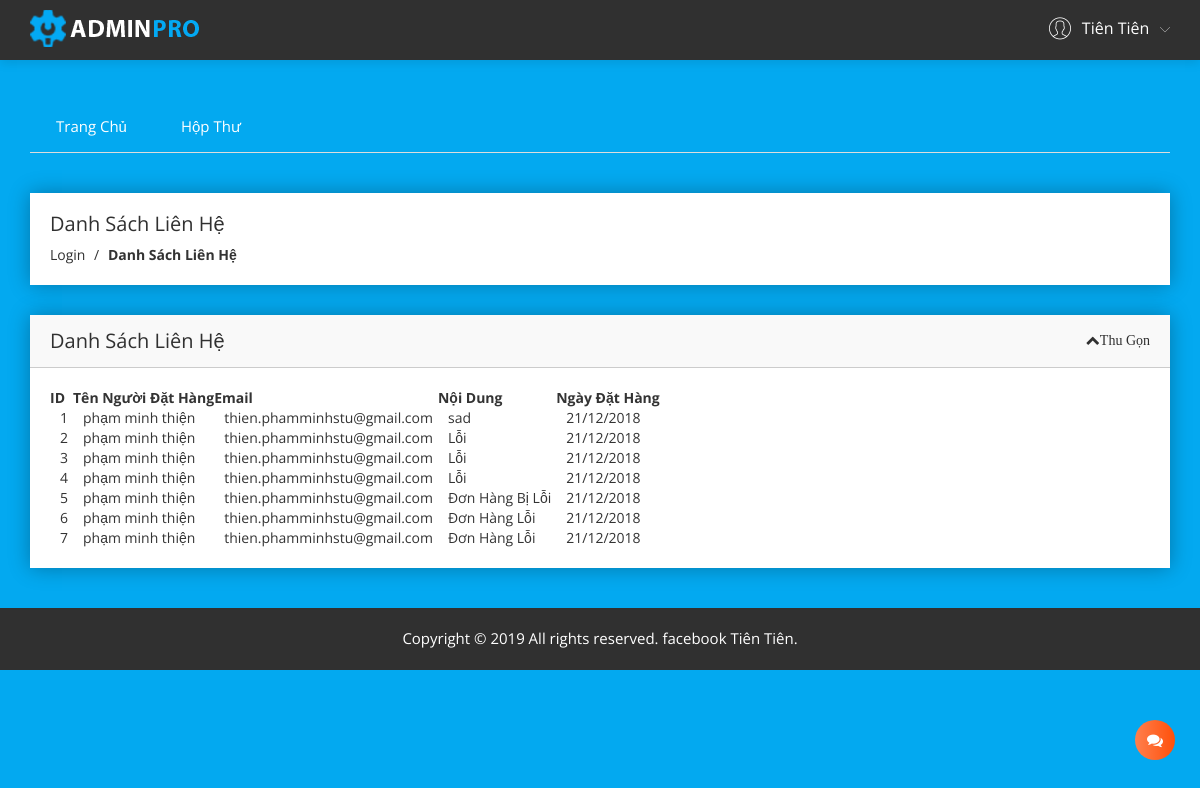
/admin/gopykhachhang.php, run on the app's committed database.
### tables this page shows
CREATE TABLE `lien_he` (
  `id` int(11) NOT NULL,
  `ten_nguoi_lien_he` varchar(256) NOT NULL,
  `email` varchar(256) NOT NULL,
  `dien_thoai` varchar(256) NOT NULL,
  `noi_dung` mediumtext NOT NULL,
  `ngay_lien_he` varchar(255) NOT NULL
);

### admin/gopykhachhang.php (the view, shortened to what this page needs)
<!doctype html>
<html class="no-js" lang="en">
<head>
    <link rel="stylesheet" href="css/bootstrap.min.css">
    <link rel="stylesheet" href="css/font-awesome.min.css">
    <link rel="stylesheet" href="css/adminpro-custon-icon.css">
    <link rel="stylesheet" href="css/meanmenu.min.css">
    <link rel="stylesheet" href="css/jquery.mCustomScrollbar.min.css">
    <link rel="stylesheet" href="css/animate.css">
    <link rel="stylesheet" href="css/data-table/bootstrap-table.css">
    <link rel="stylesheet" href="css/data-table/bootstrap-editable.css">
    <link rel="stylesheet" href="css/normalize.css">
    <link rel="stylesheet" href="css/c3.min.css">
    <link rel="stylesheet" href="style.css">
    <link rel="stylesheet" href="css/responsive.css">
</head>
<body>
    <div class="header-top-area">
        <div class="container">
            <div class="row">
                <div class="col-lg-3 col-md-3 col-sm-6 col-xs-12">
                    <div class="admin-logo">
                        <a href="quanly.php"><img src="img/logo/log.png" alt="" />
                        </a>
                    </div>
                </div>
                <div class="col-lg-4 col-md-9 col-sm-6 col-xs-12">
                    <div class="header-right-info">
                        <ul class="nav navbar-nav mai-top-nav header-right-menu">
                            <li class="nav-item dropdown">
                            <li class="nav-item">
                                <a href="#" data-toggle="dropdown" role="button" aria-expanded="false" class="nav-link dropdown-toggle">
                                    <span class="adminpro-icon adminpro-user-rounded header-riht-inf"></span>
                                    <span class="admin-name">Tiên Tiên</span>
                                    <span class="author-project-icon adminpro-icon adminpro-down-arrow"></span>
                                </a>
                            </li>
                                                </ul>
                                            </div>
                                        </div>
                                    </div>
                                </div>
                    </div>
    <div class="main-menu-area mg-tb-40">
        <div class="container">
            <div class="row">
                <div class="col-lg-12">
                    <ul class="nav nav-tabs custom-menu-wrap">
                        <li><a data-toggle="tab" href="#Home">Trang Chủ</a>
                        </li>
                        <li><a data-toggle="tab" href="#mailbox">Hộp Thư</a>
                        </li>
                    </ul>
                </div>
            </div>
        </div>
    </div>
    <div class="breadcome-area mg-b-30">
        <div class="container">
            <div class="row">
                <div class="col-lg-12">
                    <div class="breadcome-list map-mg-t-40-gl shadow-reset">
                        <div class="breadcome-heading">
                            <h2>Danh Sách Liên Hệ</h2>
                        </div>
                        <ul class="breadcome-menu">
                            <li><a href="../login.php">Login</a> <span class="bread-slash">/</span>
                            </li>
                            <li><span class="bread-blod">Danh Sách Liên Hệ</span>
                            </li>
                        </ul>
                    </div>
                </div>
            </div>
        </div>
    </div>
    <div class="admin-dashone-data-table-area mg-b-40">
        <div class="container">
            <div class="row">
                <div class="col-lg-12">
                    <div class="sparkline8-list shadow-reset">
                        <div class="sparkline8-hd">
                            <div class="main-sparkline8-hd">
                                <h1>Danh Sách Liên Hệ</h1>
                                <div class="sparkline8-outline-icon">
                                    <span class="sparkline8-collapse-link"><i class="fa fa-chevron-up">Thu Gọn</i></span>
                                </div>
                            </div>
                        </div>
                        <div class="sparkline8-graph">
                            <div class="datatable-dashv1-list custom-datatable-overright">
                                <table id="table" data-toggle="table" data-pagination="true" data-search="true" data-show-columns="true" data-show-pagination-switch="true" data-show-refresh="true" data-key-events="true" data-show-toggle="true" data-resizable="true" data-cookie="true" data-cookie-id-table="saveId" data-show-export="true" data-click-to-select="true" data-toolbar="#toolbar">
                                    <thead>
                                        <tr>
                                            <th data-field="id">ID</th>
                                            <th data-field="name" data-editable="true">Tên Người Đặt Hàng</th>
                                            <th data-field="company" data-editable="true">Email</th>
                                            <th data-field="action">Nội Dung</th>
                                            <th data-field="date">Ngày Đặt Hàng</th>
                                        </tr>
                                    </thead>
                            <tbody>
                                <?php require("../configsever.php");?>
                                <?php
                                $query = "SELECT * FROM lien_he";
                                $result = mysqli_query($conn, $query);
                                if (mysqli_num_rows($result) > 0)
                                {   $i=0;
                                    while ($row = mysqli_fetch_assoc($result))
                                    {
                                        $i++;
                                        $name=$row['ten_nguoi_lien_he'];
                                        $email=$row['email'];
                                        $ghichu=$row['noi_dung'];
                                        $ngaydathang=$row['ngay_lien_he'];
                                        echo" <tr>";
                                        echo" <td>$i</td>";
                                        echo"<td>$name</td>";
                                        echo"<td>$email</td>";
                                        echo"<td>$ghichu</div>";
                                        echo"<td>$ngaydathang</td>";
                                    }
                                }
                                ?>
    <div class="footer-copyright-area">
        <div class="container">
            <div class="row">
                <div class="col-lg-12">
                    <div class="footer-copy-right">
                        <p>Copyright &#169; 2019 All rights reserved. facebook <a href="https://www.facebook.com/thien.rom.11a4">Tiên Tiên</a>.</p>
                    </div>
                </div>
            </div>
        </div>
    </div>
    <div class="chat-list-wrap">
        <div class="chat-list-adminpro">
            <div class="chat-button">
                <span data-toggle="collapse" data-target="#chat" class="chat-icon-link"><i class="fa fa-comments"></i></span>
            </div>
        </div>
    </div>
</body>
</html>

### data on the page
lien_he: ten_nguoi_lien_he "phạm minh thiện", email "thien.phamminhstu@gmail.com", noi_dung "sad", ngay_lien_he "21/12/2018"
lien_he: ten_nguoi_lien_he "phạm minh thiện", email "thien.phamminhstu@gmail.com", noi_dung "Lỗi", ngay_lien_he "21/12/2018"
lien_he: ten_nguoi_lien_he "phạm minh thiện", email "thien.phamminhstu@gmail.com", noi_dung "Lỗi", ngay_lien_he "21/12/2018"
lien_he: ten_nguoi_lien_he "phạm minh thiện", email "thien.phamminhstu@gmail.com", noi_dung "Lỗi", ngay_lien_he "21/12/2018"
lien_he: ten_nguoi_lien_he "phạm minh thiện", email "thien.phamminhstu@gmail.com", noi_dung "Đơn Hàng Bị Lỗi", ngay_lien_he "21/12/2018"
lien_he: ten_nguoi_lien_he "phạm minh thiện", email "thien.phamminhstu@gmail.com", noi_dung "Đơn Hàng Lỗi", ngay_lien_he "21/12/2018"
lien_he: ten_nguoi_lien_he "phạm minh thiện", email "thien.phamminhstu@gmail.com", noi_dung "Đơn Hàng Lỗi", ngay_lien_he "21/12/2018"
